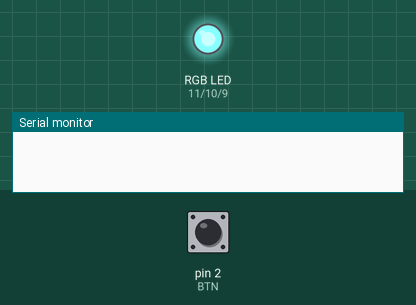
Bench run of a sketch on a simulated Arduino Uno, built with avr-gcc and run on an emulated ATmega328P. On the bench: an RGB LED mixed from three pins (HIGH = lit), the last lines printed to the serial monitor. The inputs (shaded band) are chosen by the test bench; at power-on: pin 2 (BTN) LOW.

Above: at 1.2 s.
1.3 s: pin 2 (BTN) pulled HIGH for 0.15 s
At 1.65 s:
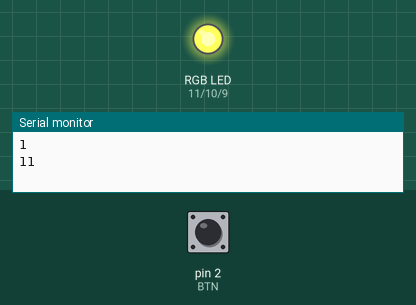
4.4 s: pin 2 (BTN) pulled HIGH for 1 s
At 5.6 s:
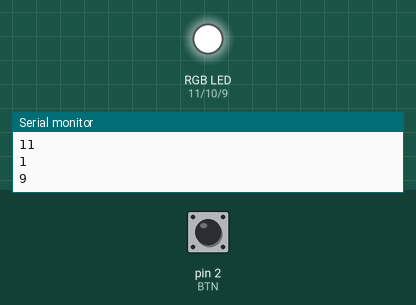
7.4 s: pin 2 (BTN) pulled HIGH for 0.15 s
At 8.08 s:
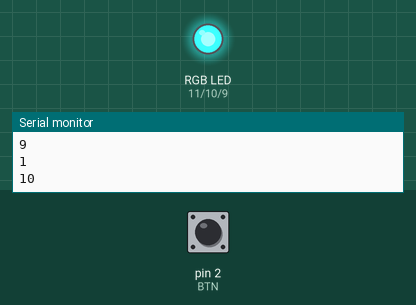
10.4 s: pin 2 (BTN) pulled HIGH for 3.2 s
15.5 s: pin 2 (BTN) pulled HIGH for 0.15 s
Timing chart, 0 to 22.6 s (numbered marks = the images above; inputs shaded):
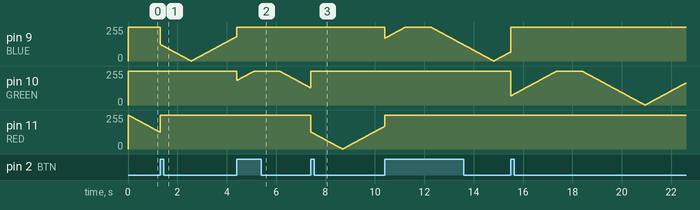

The sketch:

13-1-hardware_interrupts_for_multitasking.ino
```cpp
// C++ code
// Use hardware-debounced seitch to control an interrupt

//Btn pins
const int BTN = 2;	//Output of debounced btn on pin 2
const int RED = 11;
const int GREEN = 10;
const int BLUE = 9;

// Volatile variables can change inside interrupts
volatile int selectedLED = RED;

void setup()
{
  pinMode(RED, OUTPUT);
  pinMode(GREEN, OUTPUT);
  pinMode(BLUE, OUTPUT);
  Serial.begin(9600);

  //Turn the RGB LED off to start
  //(Inverted because we are controlling the cathode)
  digitalWrite(RED, HIGH);
  digitalWrite(BLUE, HIGH);
  digitalWrite(GREEN, HIGH);

  //The pin is inverted, so we want to look at the rising edge
  attachInterrupt(digitalPinToInterrupt(BTN), swap, RISING);
}

void swap() {
  //Turn odd the current LED (Common Anode, so HIGH is Off)
  digitalWrite(selectedLED, HIGH);
  Serial.println(digitalRead(BTN));
  Serial.println(selectedLED);
  //Then choose a new one
  if (selectedLED == GREEN) {
    selectedLED = RED;
  } else if (selectedLED == RED) {
    selectedLED = BLUE;
  } else if (selectedLED == BLUE) {
    selectedLED = GREEN;
  }
}

void loop()
{
  //Ramp Brightness Up
  //(Inverted because we are controlling the cathode)
  for (int i=255; i>=0; i--) {
    analogWrite(selectedLED, i);
    delay(10);
  }

  //Ramp Brightness Down
  //(Inverted because we are controlling the cathode)
  for (int i=0; i<=255; i++) {
    analogWrite(selectedLED, i);
    delay(10);
  }
  delay(1000);
}
```
